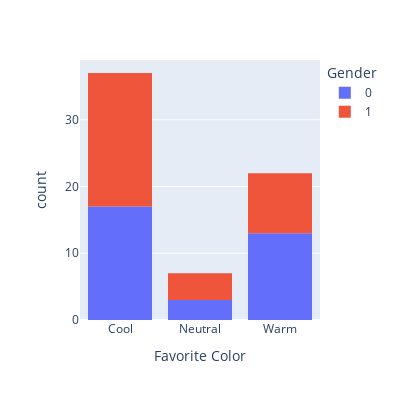

The notebook cell this image was saved under:
### Code cell
fig = px.histogram(data_frame=df, x="Favorite Color", color="Gender", width=400, height=400)
fig.show()

### Figure 1 — Plotly figure (JSON) as saved in the notebook; plotly's stock layout.template omitted (floating-point values rounded to 4 significant figures)
{"data": [{"alignmentgroup": "True", "bingroup": "x", "hovertemplate": "Gender=0<br>Favorite Color=%{x}<br>count=%{y}<extra></extra>", "legendgroup": "0", "marker": {"color": "#636efa", "pattern": {"shape": ""}}, "name": "0", "offsetgroup": "0", "orientation": "v", "showlegend": true, "type": "histogram", "x": ["Cool", "Neutral", "Warm", "Warm", "Cool", "Warm", "Cool", "Warm", "Warm", "Neutral", "Cool", "Warm", "Warm", "Warm", "Cool", "Warm", "Cool", "Cool", "Cool", "Cool", "Cool", "Warm", "Cool", "Warm", "Cool", "Warm", "Cool", "Cool", "Cool", "Cool", "Warm", "Neutral", "Cool"], "xaxis": "x", "yaxis": "y"}, {"alignmentgroup": "True", "bingroup": "x", "hovertemplate": "Gender=1<br>Favorite Color=%{x}<br>count=%{y}<extra></extra>", "legendgroup": "1", "marker": {"color": "#EF553B", "pattern": {"shape": ""}}, "name": "1", "offsetgroup": "1", "orientation": "v", "showlegend": true, "type": "histogram", "x": ["Warm", "Neutral", "Warm", "Neutral", "Cool", "Cool", "Warm", "Cool", "Neutral", "Warm", "Cool", "Cool", "Cool", "Cool", "Cool", "Cool", "Warm", "Cool", "Cool", "Cool", "Warm", "Cool", "Cool", "Warm", "Warm", "Warm", "Cool", "Cool", "Cool", "Cool", "Neutral", "Cool", "Cool"], "xaxis": "x", "yaxis": "y"}], "layout": {"barmode": "relative", "height": 400, "legend": {"title": {"text": "Gender"}, "tracegroupgap": 0}, "margin": {"t": 60}, "width": 400, "xaxis": {"anchor": "y", "domain": [0, 1], "title": {"text": "Favorite Color"}, "type": "category", "range": [-0.5, 2.5], "autorange": true}, "yaxis": {"anchor": "x", "domain": [0, 1], "title": {"text": "count"}, "range": [0, 38.95], "autorange": true}}}
